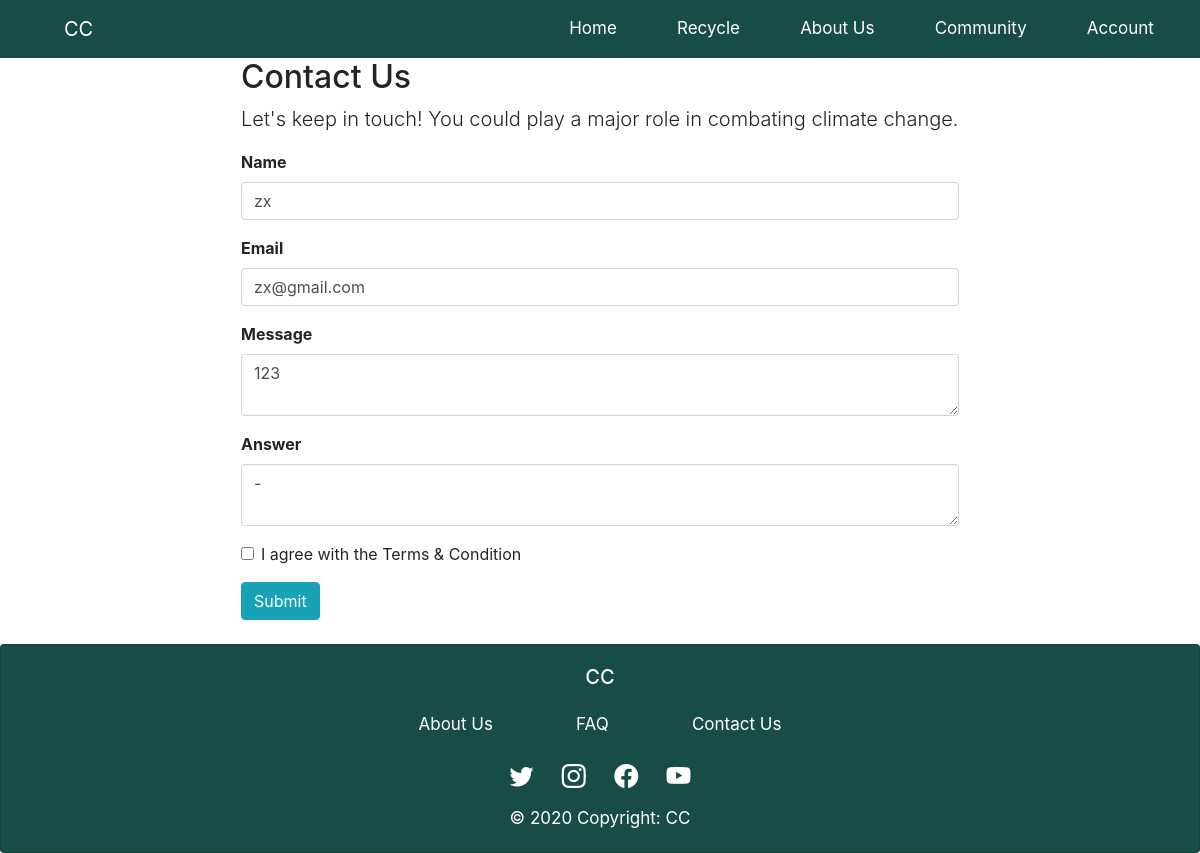
Before: /EditMessage/1 with the older database file.
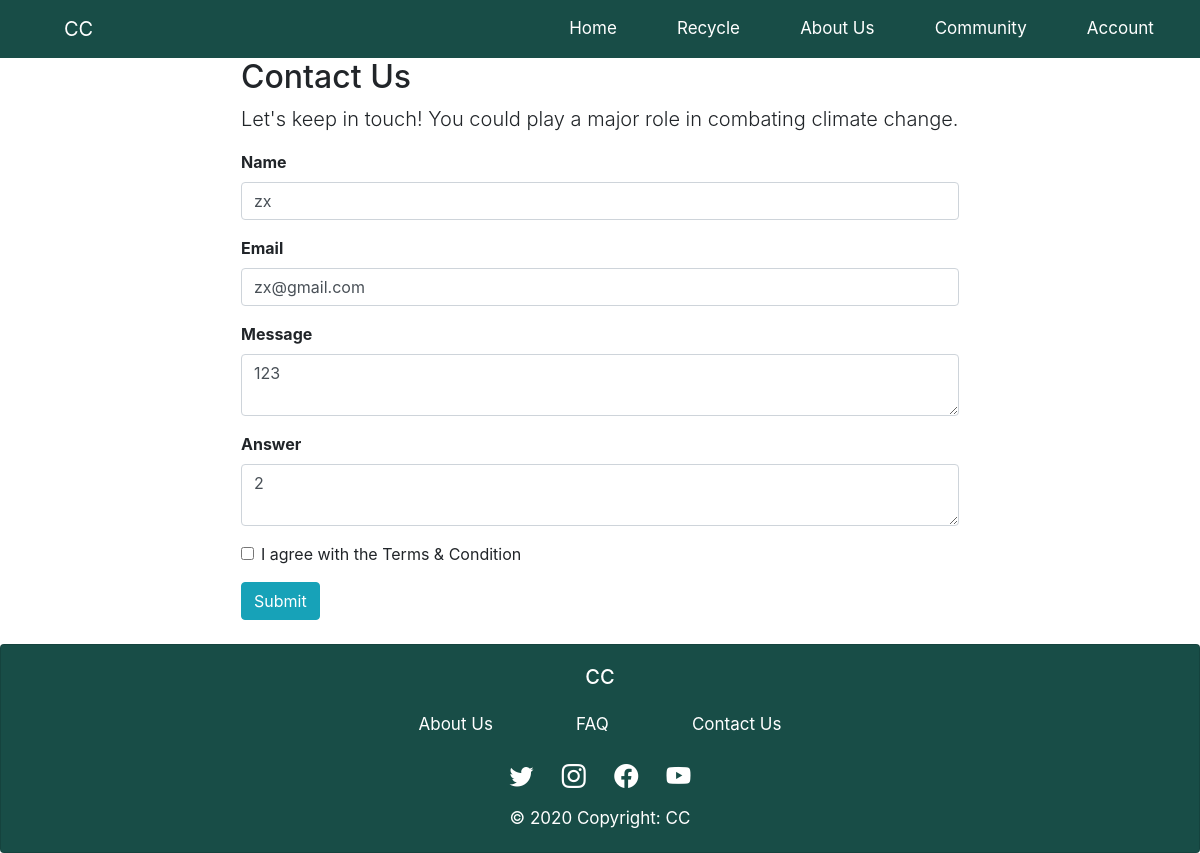
After: the same page with the newer database file.
### app.py (models this page shows)
class ContactUs(db.Model):
    id = db.Column(db.Integer, primary_key=True)
    name = db.Column(db.String(200), nullable=False)
    email = db.Column(db.String(200), nullable=False)
    remarks = db.Column(db.Text, nullable=False)
    replies = db.Column(db.Text, nullable=False)

### app.py (the view)
@app.route('/EditMessage/<int:id>', methods=['GET', 'POST'])
def edit_message(id):
    update_contact_form = AboutUsForm(request.form)
    if request.method == 'POST' and update_contact_form.validate():
        our_items = ContactUs.query.filter_by(id = id).first()
        our_items.name = update_contact_form.name.data
        our_items.email = update_contact_form.email.data
        our_items.remarks = update_contact_form.remarks.data
        our_items.replies = update_contact_form.replies.data
        db.session.commit()
        return redirect(url_for('faq'))
    else:
        our_items = ContactUs.query.filter_by(id = id).first()
        update_contact_form.name.data = our_items.name
        update_contact_form.email.data = our_items.email
        update_contact_form.remarks.data = our_items.remarks
        update_contact_form.replies.data= our_items.replies
    return render_template("editMessage.html", form = update_contact_form)

### app.py
class AboutUsForm(Form):
    name = StringField('Name', [validators.Length(min=1, max=150), validators.DataRequired()])
    email = StringField('Email',[validators.Email(), validators.DataRequired()])
    remarks = TextAreaField('Message', [validators.DataRequired()],default='')
    replies = TextAreaField('Answer', [validators.DataRequired()],default='-')

### app.py (called while the page is built)
@app.before_request
def before_request():
    g.user = None
    if 'user id' in session:
        g.user = session['user id']

### templates/editMessage.html (shortened to what this page needs)
{% extends "base.html" %}
{% block content %}
{% from "_formhelper.html" import render_field  %}
<body id="page-top">
   <section id="contact">
    <div class="container px-4">
        <div class="row gx-4 justify-content-center">
            <div class="col-lg-8">
                <h2>Contact Us</h2>
                <p class="lead">Let's keep in touch! You could play a major role in combating climate change.</p>
                    <form action="" method="POST">
                        <div class="form-group">
                            {{ render_field(form.name, class="form-control",placeholder="Enter Name") }}
                        </div>
                        <div class="form-group">
                            {{ render_field(form.email, class="form-control",placeholder="Enter Email") }}
                        </div>
                        <div class="form-group">
                            {{ render_field(form.remarks, class="form-control",placeholder="Enter Message ...") }}
                        </div>
                        <div class="form-group">
                            {{ render_field(form.replies, class="form-control",placeholder="Enter Message ...") }}
                        </div>
                        <div class="form-group form-check">
                        <label class="form-check-label">
                            <input class="form-check-input" type="checkbox" name="remember" required> I agree with the <a>Terms & Condition</a>
                        </label>
                        </div>
                        <input type="submit" value="Submit" class="btn btn-info">
                    </form>
                    <br>
                </div>
            </div>
        </div>
    </div>
</body>
</html>
{% endblock %}

Changed rows visible on the page:
changed ContactUs "zx": replies "-" → "2"
